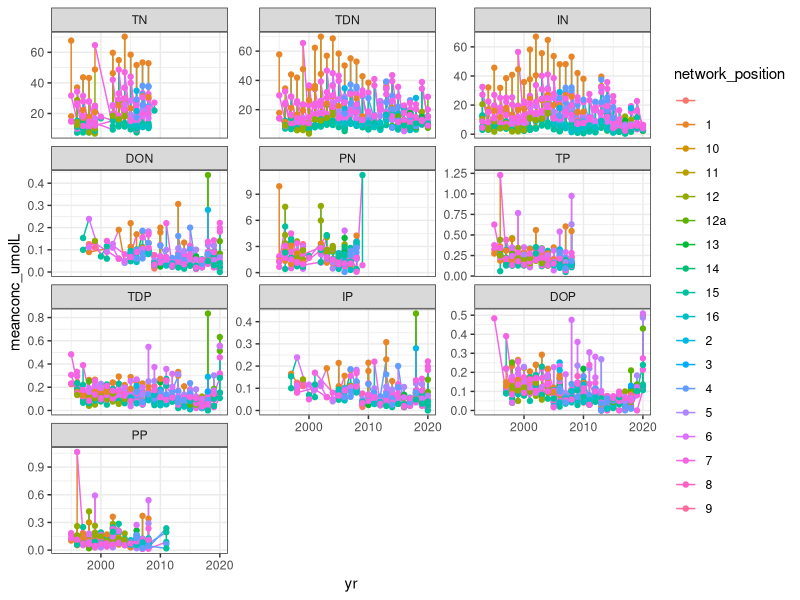
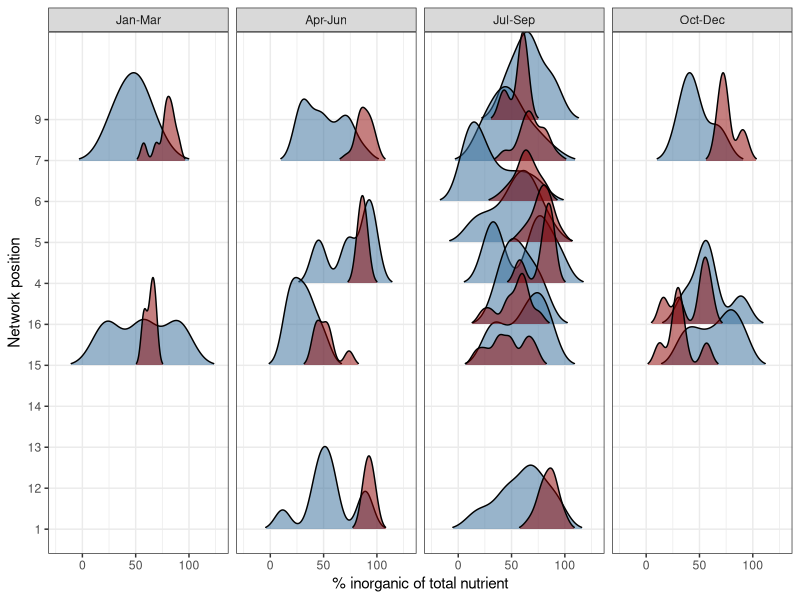
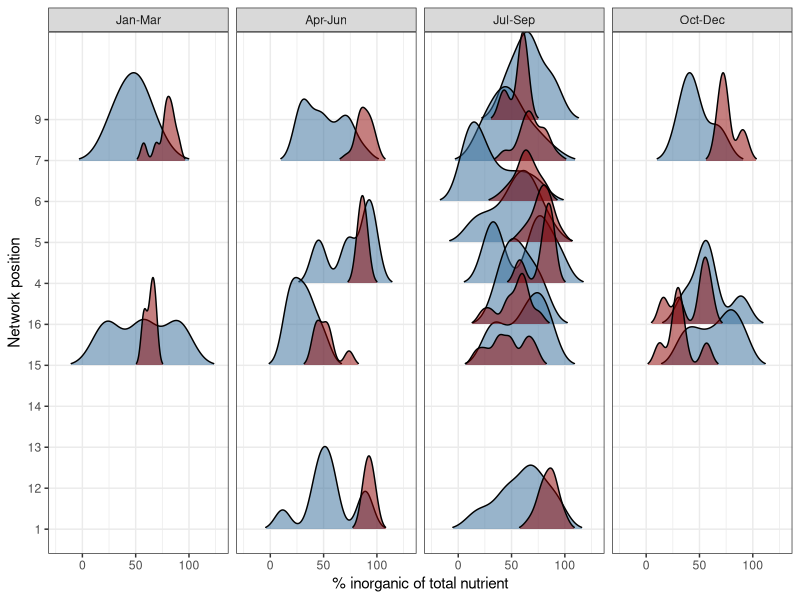

Recreate these plots in R, in order.
library(tidyverse)
library(lubridate)

sites <- read.csv("Data/sites.csv")
gl_network <- read.csv("Data/greenlakes_network.csv") |>
  select(-X) |>
  left_join(sites)


subset <- gl_network |>
  select(3:17, network_position, eco_type, - NO3_ueqL, -NH4_ueqL, -PO4_ueqL) |>
  mutate(mon = month(date), yr = year(date)) |> #and add seasons to the dataframe
  mutate(season = case_when(mon %in% c(10,11,12) ~ "Oct-Dec",
                            mon %in% c(1,2,3) ~ "Jan-Mar",
                            mon %in% c(4,5,6)  ~ "Apr-Jun",
                            mon %in% c(7,8,9) ~ "Jul-Sep")) |>
  pivot_longer(1:10, names_to = 'parameter', values_to = 'concentration_umol_L') |>
  drop_na() |>
  mutate(parameter = sub('\\_.*', "", parameter)) |>
  group_by(season, yr, site, network_position, eco_type, parameter) |>
  summarise(meanconc_umolL = mean(concentration_umol_L)) |>
  ungroup() |>
  mutate(parameter = factor(parameter, levels = c("TN", "TDN", "IN", "DON", "PN", "TP", "TDP", "IP", "DOP", "PP")))
         

ggplot(subset, aes(yr, meanconc_umolL, color = network_position, group = site)) +
  geom_path(aes(group = season)) +
  geom_point() +
  facet_wrap(~parameter, scales = "free_y",ncol = 3) +
  theme_bw()
  

inorganic <- gl_network |>
  select(site, network_position, date, eco_type, TP_umolL, IP_umolL, TN_umolL, IN_umolL) |>
  drop_na() |>
  mutate(percentIP = (IP_umolL/TP_umolL) * 100) |>
  mutate(percentIN = (IN_umolL/TN_umolL) * 100) |>
  filter(percentIN < 100,
         percentIP < 100) |>
  mutate(mon = month(date), yr = year(date)) |> #and add seasons to the dataframe
  mutate(season = case_when(mon %in% c(10,11,12) ~ "Oct-Dec",
                            mon %in% c(1,2,3) ~ "Jan-Mar",
                            mon %in% c(4,5,6)  ~ "Apr-Jun",
                            mon %in% c(7,8,9) ~ "Jul-Sep")) |>
  #pivot_longer(cols=c('percentIN','percentIP'), values_to = 'percents', names_to = 'nutrient') |>
  mutate(network_position=as.factor(network_position)) |>
  mutate(season = factor(season, levels = c('Jan-Mar', 'Apr-Jun', 'Jul-Sep', 'Oct-Dec')))
  

library(ggridges)

ggplot() +
  geom_density_ridges(inorganic, mapping = aes(percentIP, network_position),
                      alpha = 0.5, scale=1.5, rel_min_height=0.02, fill='#336a98') +
  geom_density_ridges(inorganic, mapping = aes(percentIN, network_position),
                      alpha = 0.5, scale=1.5, rel_min_height=0.02, fill='red4') +
  theme_bw() +
  labs(x='% inorganic of total nutrient', y='Network position') +
  facet_grid(.~season)
ggsave('densityplot.png', height=4.5, width = 6.5, units='in', dpi=1200)



forms_subset <- gl_network |>
  select(3:17, network_position, eco_type) |>
  drop_na()
